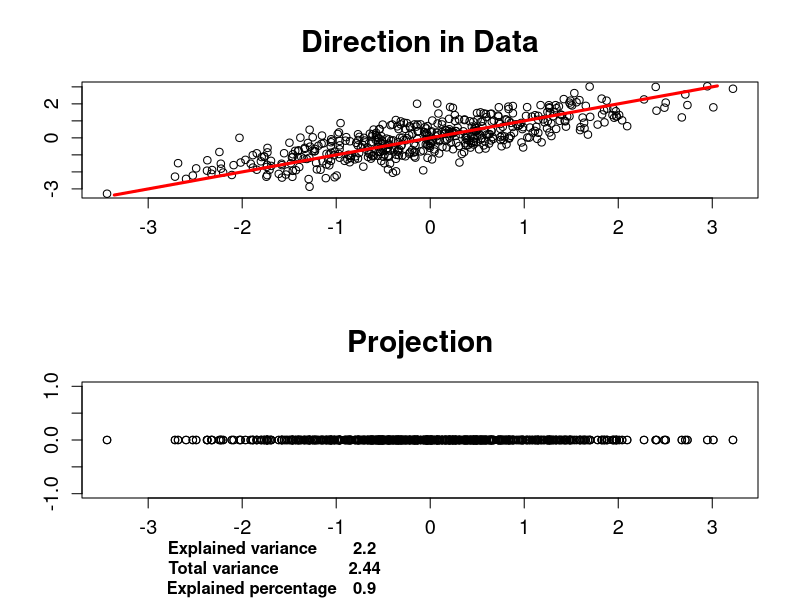
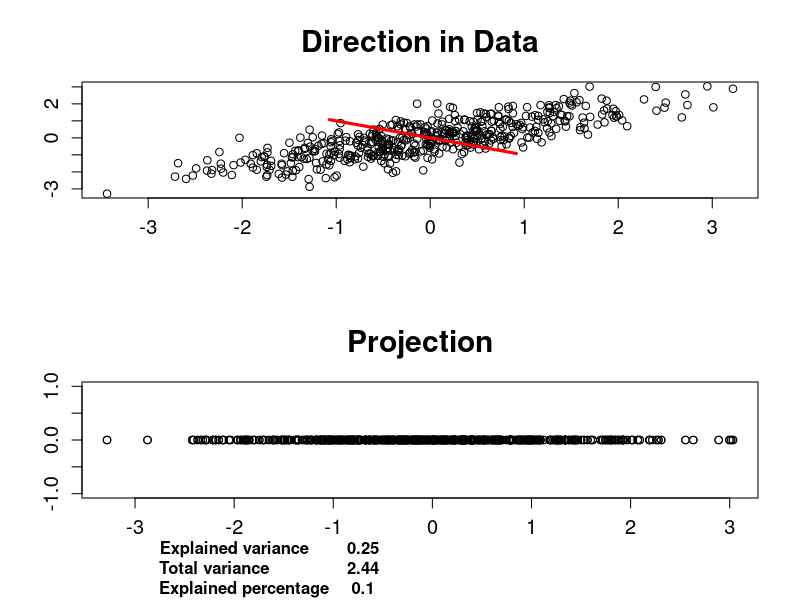

These charts were generated, in order, by the following R code:
# ------------------------------------------------------------------------------
# Book:         MVA
# ------------------------------------------------------------------------------
# Quantlet:     MVApcasimu
# ------------------------------------------------------------------------------
# Description:  MVApcasimu simulates a projection of a (normal) point cloud 
#               which may capture different proportions of the variance. One 
#               should vary nu to see the effects. (The chosen direction is 
#               always a linear combination of the first and second PCA 
#               direction.)
# ------------------------------------------------------------------------------
# Keywords:     PCA, eigenvalues, normal, principal components, scatterplot,
#				simulation
# ------------------------------------------------------------------------------
# Usage:        -
# ------------------------------------------------------------------------------
# Inputs:       None      
# ------------------------------------------------------------------------------
# Output:       Projection of a (normal) point cloud which may capture different 
#               proportions of the variance. One should vary nu to see the 
#               effects. (The chosen direction is always a linear combination of
#               the first and second PCA direction.)
# ------------------------------------------------------------------------------
# Example:      nu  - 1
#               n   - 200
#               rho - 0.5 
#               sig - [1 0.5; 0.5 1]  
# ------------------------------------------------------------------------------
# Author:       Zografia Anastasiadou, Maria Osipenko
# ------------------------------------------------------------------------------


# clear variables and close windows
rm(list = ls(all = TRUE))
graphics.off()

#setwd("C:/...") #Please change working directory

# install and load packages
#install.packages("mvtnorm")
#library(mvtnorm)

# set parameters
# set.seed(123)
n   = 1000
rho = 0.5
mu  = c(0, 0)

x = matrix(rnorm(n), ncol = 2)
sig = matrix(c(1, rho, rho, 1), nrow = 2)

nr = x %*% chol(sig) + mu
# nr  = rmvnorm(n, mu, sig)
eig = eigen(sig)
l   = eig$values
g   = eig$vectors
sh  = g %*% diag(sqrt(l)) %*% t(g)
x   = nr %*% t(sh)

direction1 = g[, 1]
direction2 = g[, 2]
norm       = c(t(direction1) %*% direction1, t(direction2) %*% direction2)
direction1 = direction1 / sqrt(norm[1])
direction2 = direction2 / sqrt(norm[2])

pd1 = sort(x %*% direction1)
d31 = pd1 %*% t(direction1)
pd2 = sort(x %*% direction2)
d32 = pd2 %*% t(direction2)
d4  = cbind(x[, 1], matrix(0, nrow = n))
d5  = cbind(x[, 2], matrix(0, nrow = n))

# plots of diection in simulated data and data projection with explained variance
dev.new()
par(mfrow = c(2, 1))
plot(x[, 1], x[, 2], , xlab = "", ylab="", main = "Direction in Data",
     cex.axis = 1.2, cex.main = 1.8)
lines(d31[, 1], d31[, 2], col = "red", lwd = 3)
plot(d4[, 1], d4[, 2], xlab = "", ylab = "", main = "Projection",
     cex.axis = 1.2, cex.main = 1.8)

varexp1  = var(pd1)
r1       = round(varexp1, 2)
w11      = toString(r1)
varexp2  = var(pd2)
r2       = round(varexp2,2)
w12      = toString(r2)
varsum   = sum(t(c(var(x[, 1]), var(x[, 2]))))
r2       = round(varsum, 2)
w2       = toString(r2)
varperc1 = varexp1 / varsum
r31      = round(varperc1, 2)
w31      = toString(r31)
varperc2 = varexp2 / varsum
r32      = round(varperc2, 2)
w32      = toString(r32)

mtext("Explained variance", side = 1, line = 2, at = -2, font = 2)
mtext(w11, side = 1, line = 2, at = -0.7, font = 2)
mtext("Total variance", side = 1, line = 3, at = -2.2, font = 2)
mtext(w2, side = 1, line = 3, at = -0.7, font = 2)
mtext("Explained percentage", side = 1, line = 4, at = -1.9, font = 2)
mtext(w31, side = 1, line = 4, at = -0.7, font = 2)

dev.new()
par(mfrow = c(2, 1))
plot(x[, 1], x[, 2], , xlab = "", ylab = "", main = "Direction in Data",
     cex.axis = 1.2, cex.main = 1.8)
lines(d32[, 1], d32[, 2], col = "red", lwd = 3)
plot(d5[, 1], d5[, 2], xlab = "", ylab = "", main = "Projection",
     cex.axis = 1.2, cex.main = 1.8)
mtext("Explained variance", side = 1, line = 2, at = -2, font = 2)
mtext(w12, side = 1, line = 2, at = -0.7, font = 2)
mtext("Total variance", side = 1, line = 3, at = -2.2, font = 2)
mtext(w2, side = 1, line = 3, at = -0.7, font = 2)
mtext("Explained percentage", side = 1, line = 4, at = -1.9, font = 2)
mtext(w32, side = 1, line = 4, at = -0.7, font = 2)

